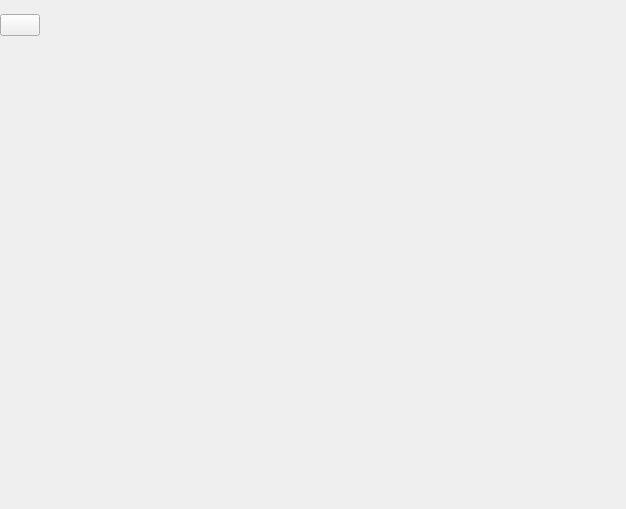
<?xml version="1.0" encoding="UTF-8"?>
<ui version="4.0">
 <class>Form</class>
 <widget class="QWidget" name="Form">
  <property name="geometry">
   <rect>
    <x>0</x>
    <y>0</y>
    <width>626</width>
    <height>509</height>
   </rect>
  </property>
  <property name="windowTitle">
   <string>Form</string>
  </property>
  <widget class="QWidget" name="horizontalWidget" native="true">
   <property name="geometry">
    <rect>
     <x>0</x>
     <y>0</y>
     <width>621</width>
     <height>50</height>
    </rect>
   </property>
   <layout class="QHBoxLayout" name="horizontalLayout">
    <item>
     <widget class="QPushButton" name="AppTopBarClose">
      <property name="text">
       <string/>
      </property>
     </widget>
    </item>
    <item>
     <spacer name="horizontalSpacer">
      <property name="orientation">
       <enum>Qt::Horizontal</enum>
      </property>
      <property name="sizeHint" stdset="0">
       <size>
        <width>40</width>
        <height>20</height>
       </size>
      </property>
     </spacer>
    </item>
   </layout>
  </widget>
 </widget>
 <resources/>
 <connections/>
</ui>
